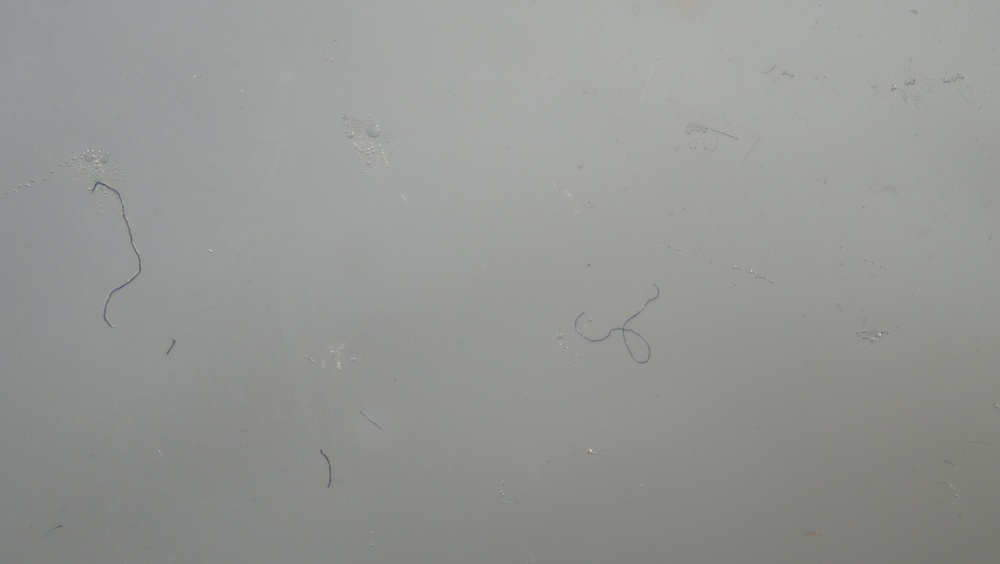
#> input picture images/oct20Test/IMG00187.JPG, 1000 x 564 px, shrunk from 3264 x 1840 before the run; its folder holds only this picture in this run
$ python -i particle_detector.py   (imports and definitions only)
#> lines starting #> are read from the running program, lines starting #| are printed output that depends on the picture; after the words box and inside, x2 and y2 are one past the last pixel; in counts of white or black regions, pixels touching at a corner belong together
"""
Detect particles on a tape-lift image by contrast

This replaced an earlier version that used a single global median brightness
and Otsu's method. That broke down on real photos with uneven illumination
(soft out-of-focus blotches, vignetting): Otsu assumes the pixel-deviation
histogram is clearly two-humped (background vs particle), but real photos
like these are mostly continuous low-contrast texture with a few sharp
particles buried in it, so Otsu picked a threshold sitting almost entirely
inside the noise floor and flagged 30-45% of the image as "particles."

Approach now:
1. Grayscale + light Gaussian blur (blur_sigma) to suppress sensor/JPEG
   noise before anything else.
2. Estimate the local background brightness at every pixel.
   - Default (background=None): a heavy Gaussian blur of the image itself
     (local_bg_sigma, default 120px) standing in for "what this patch of
     tape would look like with no dust on it." Because the blur radius is
     large relative to real dust (which is small and sharp), genuine
     particles survive as a residual after subtracting this blurred
     version, while gradual lighting changes and big soft out-of-focus
     blobs get absorbed into the estimate and subtracted away cleanly.
     This needs no second photo and adapts per-image.
   - Optional (background=<array>): a separate clean reference photo
     (see load_background()), used directly as the per-pixel background
     instead of self-blurring. Only better than the default if that
     reference is both pixel-aligned and genuinely free of debris --
     otherwise the self-blur default is more robust.
3. Build a signed deviation image: smoothed - background_estimate.
4. Threshold deviation using a robust statistic instead of Otsu: the
   median absolute deviation (MAD) of the deviation image, scaled to
   behave like a standard deviation (x1.4826) and then multiplied by
   `sensitivity` (default 6 -- i.e. "6 robust-sigma away from zero counts
   as a particle"). MAD is far less thrown off by a having a few genuinely
   large particles or a non-bimodal histogram than Otsu is, which is why
   it holds up on real noisy data where Otsu didn't.
5. Small speckle noise is removed and small holes inside particles are
   filled, then connected components are labeled and measured.

This is intentionally simple and fast. If you later plug in a pretrained
SAM model for segmentation, it would slot in here: SAM would replace
segment_particles() and hand back a similar boolean/label mask, while
measure_particles() and everything downstream (conversion, labeling,
histogram) stays the same.
"""
import numpy as np
import pandas as pd
from PIL import Image
from skimage import filters, measure, morphology
from scipy import ndimage as ndi


# [23 lines left out: functions load_grayscale, load_background, not called in this run]


def segment_particles(gray, min_size=4, blur_sigma=1.0, background=None,
                       local_bg_sigma=120, sensitivity=6.0):
    """
    Returns a boolean mask the same shape as `gray`, True where a particle
    was detected. Catches particles both darker AND lighter than the
    background in a single pass -- see module docstring for why.

    min_size: particles smaller than this many pixels are discarded as
              noise -- raise this if you're getting speckle false positives,
              lower it if you're missing genuinely small dust.
    blur_sigma: Gaussian blur strength applied before anything else, to
              suppress sensor/JPEG noise. Default 1.0.
    background: optional 2D array, same shape as `gray` -- a per-pixel
              background estimate, typically the output of
              load_background() on a clean reference photo. When given,
              it's used as-is instead of estimating the background from
              `gray` itself. When None (the default), the background is
              estimated by heavily blurring `gray` -- see module docstring.
    local_bg_sigma: only used when background is None. How large a blur
              radius to use for the self-estimated background, in pixels.
              Must be large relative to real particle size so particles
              aren't blurred into the "background" themselves, but small
              enough to track genuine large-scale lighting changes across
              the frame. Default 120 -- raise it if large particles are
              being partly absorbed into the background estimate (visible
              as a faint ring at the particle's edge instead of a solid
              outline); lower it if lighting changes faster than that
              across the frame.
    sensitivity: how many robust standard deviations away from zero a
              pixel's deviation must be to count as a particle. Higher =
              stricter (fewer false positives, may miss faint dust).
              Lower = more sensitive (catches fainter dust, more false
              positives from residual noise/texture). Default 6.0.
    """
#> called with min_size = 4, blur_sigma = 1, local_bg_sigma = 120, sensitivity = 6
    smoothed = filters.gaussian(gray, sigma=blur_sigma, preserve_range=True)

    if background is None:
        bg_estimate = filters.gaussian(smoothed, sigma=local_bg_sigma, preserve_range=True)
    else:
        if background.shape != smoothed.shape:
            raise ValueError(
                f"Background reference image shape {background.shape} doesn't match "
                f"the analyzed image's cropped shape {smoothed.shape} -- they need to "
                f"be the same size (crop both the same way, from the same camera position)."
            )
        bg_estimate = background

    deviation = smoothed - bg_estimate  # signed: negative = darker than background, positive = lighter
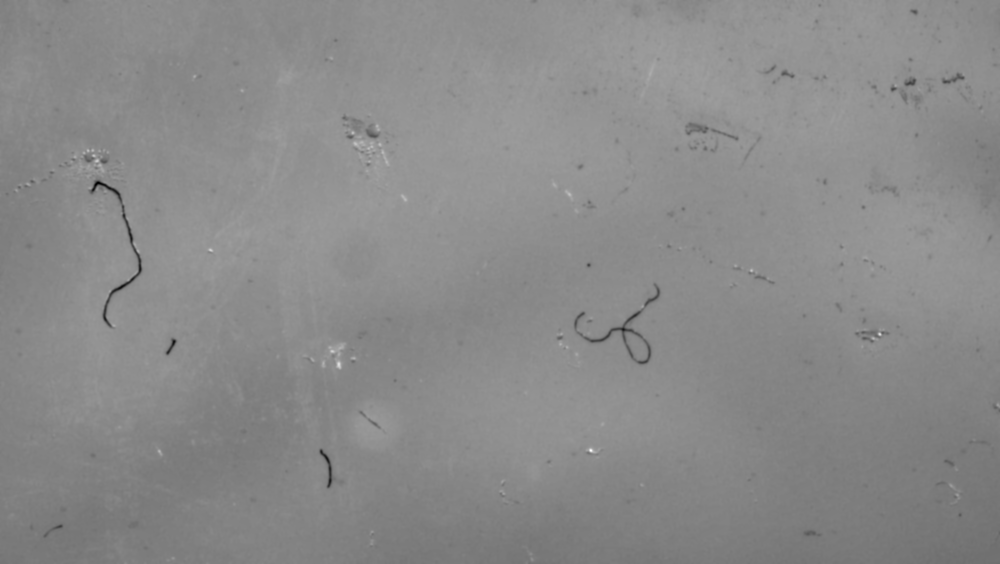
#> deviation: shape (564, 1000) float64; min -36.27, max 31.76, mean 0.7; drawn with min black and max white

    robust_std = np.median(np.abs(deviation - np.median(deviation))) * 1.4826
#> robust_std = 2.47
    if robust_std == 0:
        # Degenerate case (perfectly flat image) -- avoid a zero threshold
        # flagging every pixel with any noise at all.
        robust_std = 1e-6
    dev_thresh = sensitivity * robust_std
#> dev_thresh = 14.8

    particle_mask = np.abs(deviation) > dev_thresh
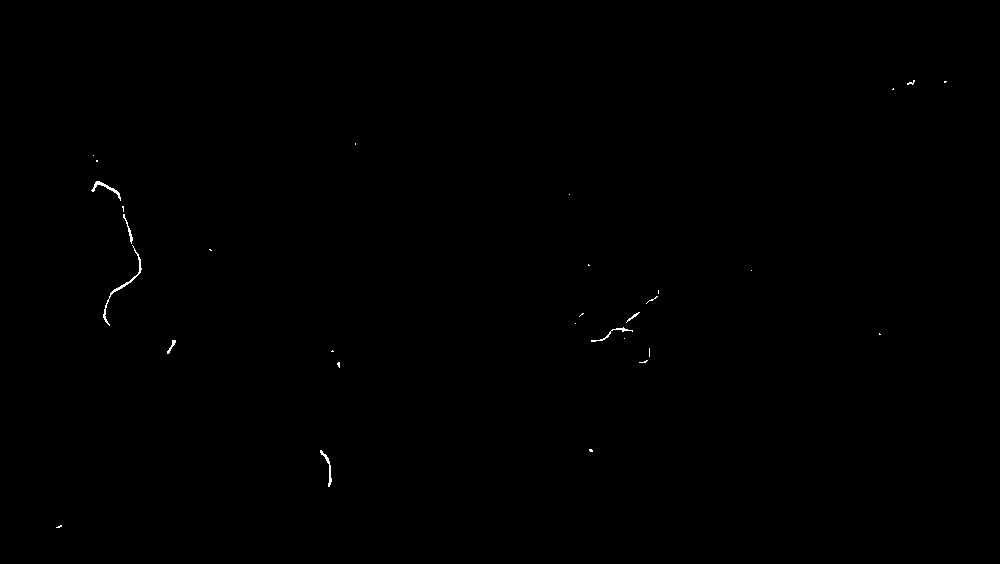
#> particle_mask: shape (564, 1000) bool; 0.13% white in thin lines or dots, all inside (x1, y1, x2, y2) = (56, 80, 947, 528)

    # scikit-image 0.26+ renamed min_size -> max_size (and now removes objects <= max_size),
    # so pass min_size - 1 there to keep the same behaviour; older versions use min_size.
    try:
        particle_mask = morphology.remove_small_objects(particle_mask, max_size=min_size - 1)
    except TypeError:
        particle_mask = morphology.remove_small_objects(particle_mask, min_size=min_size)
    particle_mask = ndi.binary_fill_holes(particle_mask)

    return particle_mask


# [43 lines left out: function measure_particles, not called in this run]

>>> import cv2
>>> picture = cv2.imread('images/oct20Test/IMG00187.JPG', cv2.IMREAD_GRAYSCALE)
>>> result = segment_particles(picture)

$ run again, on images/oct20Test/IMG00189.JPG
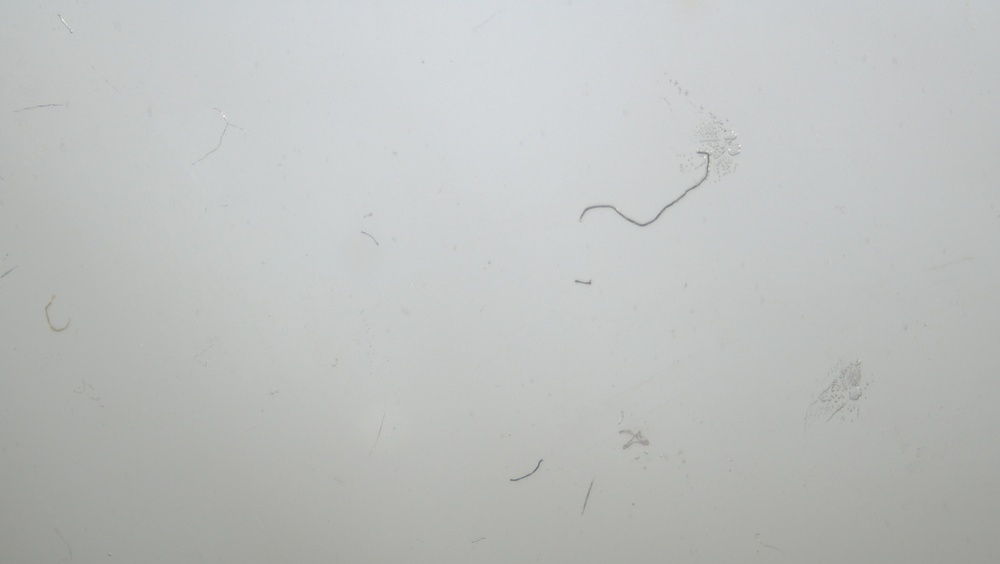
#> input picture images/oct20Test/IMG00189.JPG, 1000 x 564 px, shrunk from 3264 x 1840 before the run
#> in segment_particles, `deviation = smoothed - bg_estimate`:
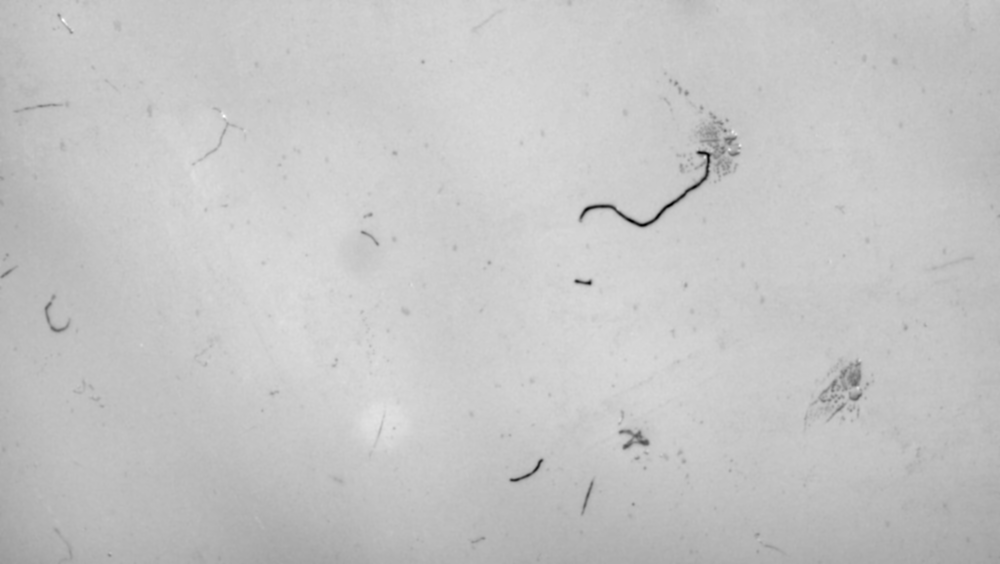
#> deviation: shape (564, 1000) float64; min -49.09, max 15.81, mean 1.17; drawn with min black and max white
#> robust_std = 2.66
#> dev_thresh = 15.96
#> in segment_particles, `particle_mask = np.abs(deviation) > dev_thresh`:
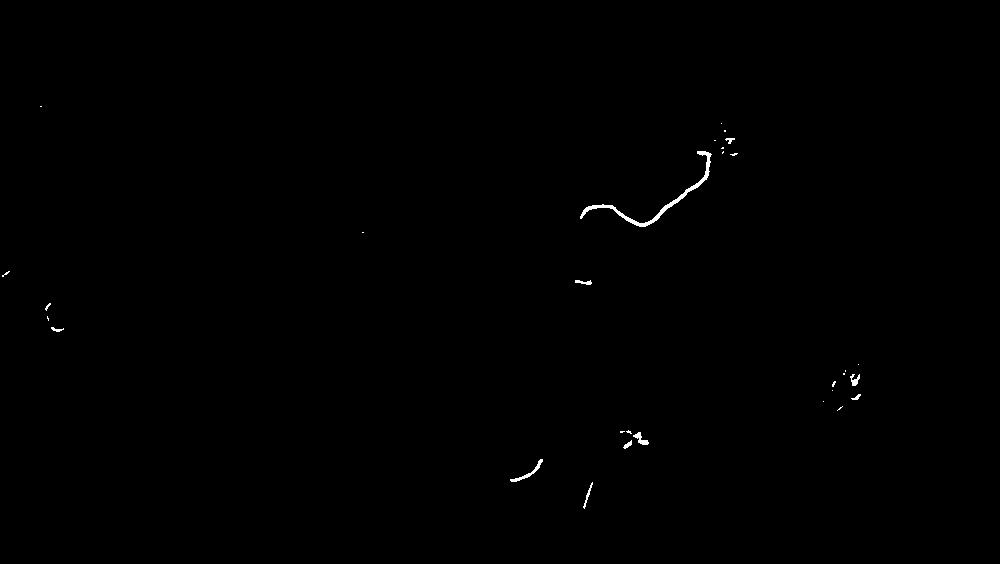
#> particle_mask: shape (564, 1000) bool; 0.24% white; 30 white regions (20 under 20 px), largest, box (x1, y1, x2, y2) and area: (580, 151, 712, 227) 704, (510, 459, 543, 482) 129, (633, 432, 649, 445) 88
